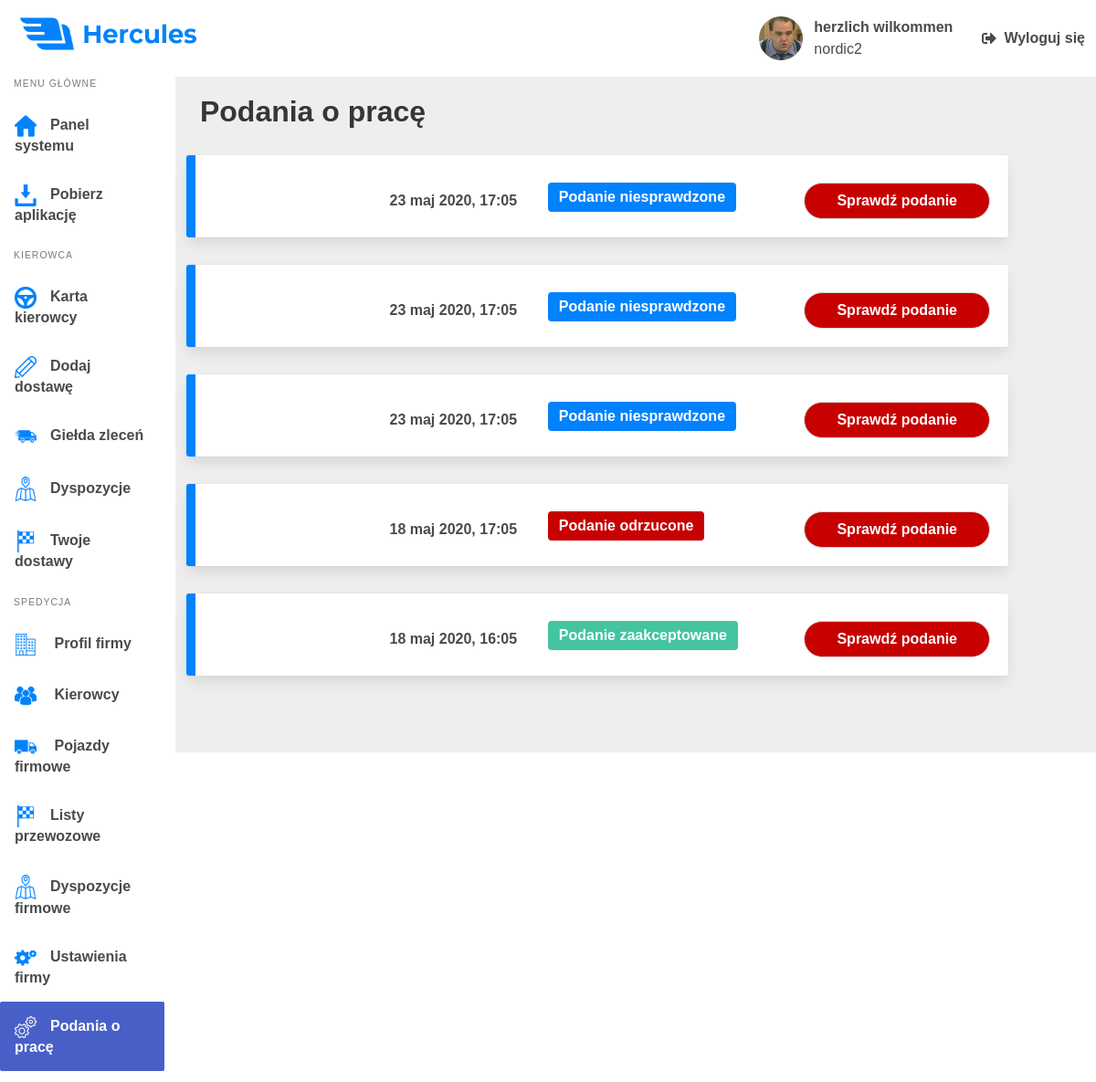
The page /Company/JobApplications (signed in) on the database as committed earlier.
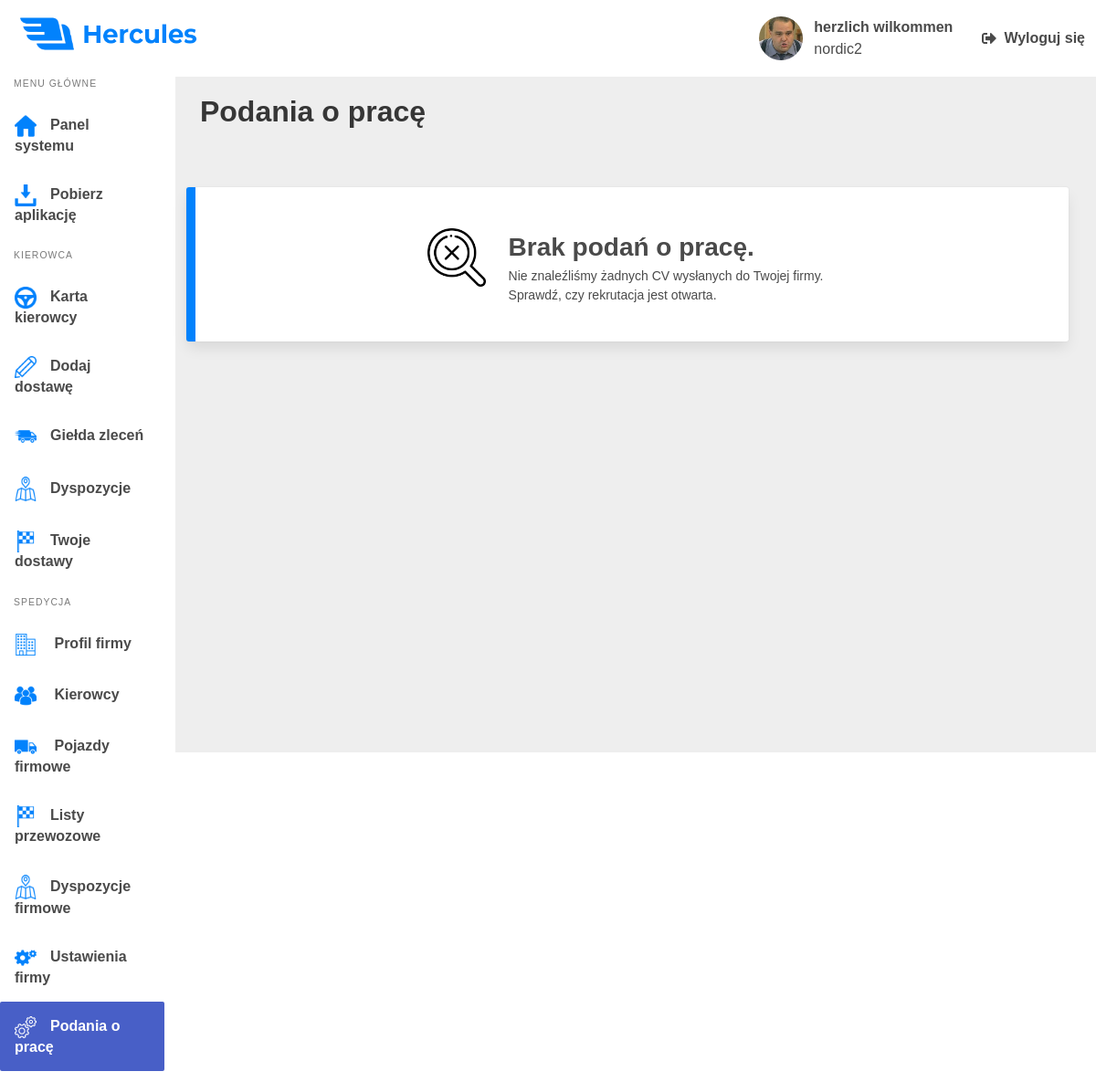
The same page on the database as committed later.
### hercules_app/models.py (models this page shows, shortened)
class Driver(models.Model):
    user = models.OneToOneField(User, on_delete=models.CASCADE, null=True)
    nick = models.CharField(max_length=64, null=True)
    company = models.ForeignKey(Company, on_delete=models.SET_NULL, blank=True, null=True)
    avatar = models.ImageField(upload_to='avatars', null=True, default='avatars/avatar-placeholder.jpg')
    last_delivery = models.DateTimeField(auto_now_add=True)
    length_of_service = models.DateTimeField(auto_now_add=True)
    position = models.CharField(max_length=20, null=True, blank=True)
    is_employeed = models.BooleanField(default=False)
    def get_vehicle_info(driver):
        try:
            vehicle = Vehicle.objects.get(driver=driver)
            vehicle_info = {
                'brand': vehicle.brand,
                'model': vehicle.model,
                'cabin': vehicle.cabin,
                'engine_power': vehicle.engine_power,
                'odometer': vehicle.odometer,
                'photo': vehicle.photo.url,
            }
        except:
            vehicle_info = ''
        finally:
            return vehicle_info
    def get_driver_info_from_database(username):
        driver = Driver.objects.get(user=username)
        if driver.is_employeed:
            company = Company.objects.get(name=driver.company.name)
            company_id = company.id
            company = company.name
        else:
            company = None
            company_id = 0
        vehicle = Driver.get_vehicle_info(driver)
        if driver.avatar.name != '':
            avatar = driver.avatar.url
        else:
            avatar = ''
        driver_info = {
            'nick': driver.nick,
            'position': driver.position,
            'company': company,
            'company_id': company_id,
            'vehicle': vehicle,
            'avatar': avatar,
            'is_employeed': driver.is_employeed,
        }
        return driver_info
    def set_driver_info(request):
        driver_info = Driver.get_driver_info_from_database(request.user)
        request.session['driver_info'] = driver_info
    def get_driver_info(request):
        Driver.set_driver_info(request)
        class DriverInfo(NamedTuple):
            nick: str
            position: str
            company: str
            vehicle: Vehicle
            avatar: str
            is_employeed: bool
        try:
            driver_info = request.session.get('driver_info')
        except driver_info is None:
            request.set_driver_info(request)
        finally:
            info = DriverInfo(
                driver_info['nick'],
                driver_info['position'],
                driver_info['company'],
                driver_info['vehicle'],
                driver_info['avatar'],
                driver_info['is_employeed'],
            )
        return info

class Company(models.Model):
    id = models.AutoField(primary_key=True)
    name = models.CharField(max_length=128)
    drivers_count = models.SmallIntegerField(default=0)
    logo = models.ImageField(upload_to='logos', default='')
    distance = models.PositiveIntegerField(default=0)
    fuel = models.PositiveIntegerField(default=0)
    average_fuel = models.FloatField(default=0.0)
    income = models.PositiveIntegerField(default=0)
    tonnage = models.PositiveIntegerField(default=0)
    waybill_count = models.PositiveIntegerField(default=0)
    description = models.TextField(default='')
    website = models.URLField(default='', blank=True, null=True)
    communicator_url = models.URLField(default='', blank=True, null=True)
    is_recruiting = models.BooleanField(default=True, blank=True)
    is_ets2 = models.BooleanField(default=True)
    is_ats = models.BooleanField(default=False)
    is_singleplayer = models.BooleanField(default=True)
    is_multiplayer = models.BooleanField(default=True)
    is_promods = models.BooleanField(default=False)
    dlc = models.CharField(max_length=256, default='', blank=True, null=True)

class WorkApplications(models.Model):
    id = models.AutoField(primary_key=True)
    driver = models.CharField(max_length=128, default='')
    town = models.CharField(max_length=50, default='')
    dlc = models.CharField(max_length=256, default='', blank=True, null=True)
    age = models.PositiveSmallIntegerField(default=0)
    steam_profile = models.URLField(default='')
    truckers_mp_profile = models.URLField(blank=True, null=True)
    about_me = models.TextField(max_length=2500, default='')
    company = models.ForeignKey(Company, on_delete=models.CASCADE, default='')
    reject_reason = models.TextField(default='', blank=True)
    created_at = models.DateTimeField(auto_now_add=True)
    class ApplicationStatus(models.TextChoices):
        ACCEPTED = 'accepted', _('accepted')
        DECLINED = 'declined', _('declined')
        NOT_CHECKED = 'not-checked', _('not_checked')
    status = models.CharField(
        choices=ApplicationStatus.choices, default=ApplicationStatus.NOT_CHECKED, max_length=12)
    def get_company_applications(company):
        return WorkApplications.objects.filter(company=company).order_by("-created_at")

### hercules_app/views.py (the view)
# urls.py: path("Company/JobApplications", views.ShowJobApplicationsCompanyView, name="company-job-applications"),
@login_required(login_url="/login")
def ShowJobApplicationsCompanyView(request):
    driver_info = Driver.get_driver_info(request)
    if driver_info.position == "Szef":
        company = Company.objects.get(name=driver_info.company)
        if company.name != driver_info.company:
            return HttpResponse(status=403)
        else:
            work_applications = WorkApplications.get_company_applications(company)
            args = {
                'nick': driver_info.nick,
                'position': driver_info.position,
                'avatar': driver_info.avatar,
                'company': driver_info.company,
                'applications': work_applications
            }
            return render(request, 'hercules_app/job_applications_chef.html', args)

### hercules_app/templates/hercules_app/job_applications_chef.html (shortened to what this page needs)
{% load static %}
<!DOCTYPE html>
<html lang="pl-pl">
<head>
    <link rel="stylesheet" href="https://cdn.jsdelivr.net/npm/bulma@0.8.2/css/bulma.min.css">
    <link rel="stylesheet" type="text/css" href="{% static 'css/panel.css' %}">
    <link rel="stylesheet" type="text/css" href="{% static 'css/main.css' %}">
    <link rel="stylesheet" href="{% static 'css/job_applications.css' %}">
    <link rel="stylesheet" type="text/css" href="{% static 'css/deliveries.css' %}">
    <link rel="stylesheet" href="https://cdn.jsdelivr.net/npm/bulma@0.8.2/css/bulma.min.css">
</head>
<body>
{% include "hercules_app/main_panel.html" %}
<div class="columns">
    <aside class="column is-2 aside is-hidden-mobile is-placed-left">
        <nav class="menu">
            <p class="menu-label">
                Menu główne
            </p>
            <ul class="menu-list">
                <li>
                    <a class="panel-option" href="/panel">
                        <p class="option main-site">Panel systemu</p>
                    </a>
                </li>
                <li>
                    <a class="panel-option" href="/download">
                        <p class="option download">Pobierz aplikację</p>
                    </a>
                </li>
            </ul>
            <p class="menu-label">
                Kierowca
            </p>
            <ul class="menu-list">
                <li>
                    <a href="/drivers-card">
                        <p class="option driver-card">Karta kierowcy</p>
                    </a>
                </li>
                <li>
                    <a href="add-delivery">
                        <p class="option add-delivery">Dodaj dostawę</p>
                    </a>
                </li>
                <li>
                    <a href="/Gielda/Offers/">
                        <p class="option gielda">Giełda zleceń</p>
                    </a>
                </li>
                <li>
                    <a href="/Dispositions">
                        <p class="option dispositions">Dyspozycje</p>
                    </a>
                </li>
                <li>
                    <a href="/Deliveries">
                        <p class="option deliveries">Twoje dostawy</p>
                    </a>
                </li>
            </ul>
            <p class="menu-label">
                Spedycja
            </p>
                    <ul class="menu-list">
                        {% if position is None %}
                        <li>
                            <a href="/Companies">
                                <p class="option search-company">
                                    Znajdź firmę
                                </p>
                            </a>
                        </li>
                        {% elif position is not None %}
                        <li>
                            <a href="/Company/CompanyProfile">
                                <p class="option company-profile">
                                    Profil firmy
                                </p>
                            </a>
                        </li>
                        <li>
                            <a href="/Company/Drivers">
                                <p class="option drivers">
                                    Kierowcy
                                </p>
                            </a>
                        </li>
                        {% endif %}
                        <li>
                            <a href="/Vehicles">
                                <p class="option vehicles">{% if position is None %} Twoje pojazdy {% else %}
                                    Pojazdy
                                    firmowe {% endif %}</p>
                            </a>
                        </li>
                        {% if position == "Szef" or position == "Spedytor" %}
                        <li>
                            <a href="/Company/Waybills">
                                <p class="option waybills">Listy przewozowe</p>
                            </a>
                        </li>
                        <li>
                            <a href="/Company/Dispositions">
                                <p class="option dispositions">Dyspozycje firmowe</p>
                            </a>
                        </li>
                        {% endif %}
                    {% if position == "Szef" %}
                        <li>
                            <a href="/Company/Settings">
                                <p class="option settings">Ustawienia firmy</p>
                            </a>
                        </li>
                        <li>
                            <a class="is-active" href="/Company/JobApplications">
                                <p class="option settings">Podania o pracę</p>
                            </a>
                        </li>
                    {% endif %}
                    </ul>
        </nav>
    </aside>
            <main class="column main">
                <header>
                    <h1 class="title">Podania o pracę</h1>
                </header>
                {% if applications %}
                {% for application in applications %}
                <div class="box card job-application">
                    <div class="columns">
                        <div class="column">
                        </div>
                        <div class="column">
                            <div class="creation-date-container">
                                <p class="creation-date">
                                    {{ application.created_at|date:"d b Y, H:m" }}
                                </p>
                            </div>
                        </div>
                        <div class="column is-2">
                            <div class="tags">
                                {% if application.status == "accepted" %}
                                <span class="tag status-tag is-medium accepted-tag">Podanie zaakceptowane</span>
                                {% elif application.status == "REJECTED" %}
                                <span class="tag status-tag is-medium declined-tag">Podanie odrzucone</span>
                                {% elif application.status == "not-checked" %}
                                <span class="tag status-tag is-medium not-checked-tag">Podanie niesprawdzone</span>
                                {% endif %}
                            </div>
                        </div>
                        <div class="column">
                            <div class="check-cv-container">
                                <a href="/Company/JobApplications/{{ application.id }}" class="button check-cv is-rounded">Sprawdź podanie</a>
                            </div>
                        </div>
                    </div>
                </div>
                {% endfor %}
                {% else %}
                    <div class="box card no-offers-container">
                        <div class="no-offers">
                            <img src="{% static 'assets/icons/no_offers.png' %}" class="no-offers-icon">
                            <span class="no-offers-text">
                                <h1 class="no-offers-title">Brak podań o pracę.</h1>
                                <p class="sub-text">
                                    Nie znaleźliśmy żadnych CV wysłanych do Twojej firmy.
                                    Sprawdź, czy rekrutacja jest otwarta.
                                </p>
                            </span>
                        </div>
                    </div>
                {% endif %}
            </main>
        </div>
</body>
</html>

### hercules_app/templates/hercules_app/main_panel.html (shortened to what this page needs)
{% block content %}
{% load static %}
    <nav class="navbar" role="navigation" aria-label="main navigation">
        <div class="navbar-start">
            <div class="navbar-brand">
                <a class="navbar-item">
                    <img src="{% static 'assets/logo.webp' %}" width="194" height="55">
                </a>
            </div>
        </div>
        <div class="navbar-end is-hidden-mobile">
            <a class="navbar-item">
                <figure class="image is-48x48 avatar-fig">
                    <img class="avatar" src="{{ avatar }}">
                </figure>
                <span class="user">
                    <p class="username">{{ nick }}</p>
                    {% if company is not None and company != None %}
                    <p class="user-company">{{ company }}</p>
                    {% endif %}
                </span>
            </a>
            <a href="/logout" class="navbar-item">
                <span class="icon is-medium logout">
                    <i class="fas fa-sign-out-alt"></i>
                </span>
                <p class="logout-text">Wyloguj się</p>
            </a>
        </div>
    </nav>
{% endblock %}

Rows that differ between the two databases and show on the page:
removed WorkApplications: created_at "23 maj 2020, 17:05", status "Podanie niesprawdzone"
removed WorkApplications: created_at "23 maj 2020, 17:05", status "Podanie niesprawdzone"
removed WorkApplications: created_at "23 maj 2020, 17:05", status "Podanie niesprawdzone"
removed WorkApplications: created_at "18 maj 2020, 17:05", status "Podanie odrzucone"
removed WorkApplications: created_at "18 maj 2020, 16:05", status "Podanie zaakceptowane"
Other text that changed with them:
text now shown: "Brak podań o pracę. Nie znaleźliśmy żadnych CV wysłanych do Twojej firmy. Sprawdź, czy rekrutacja jest otwarta."
